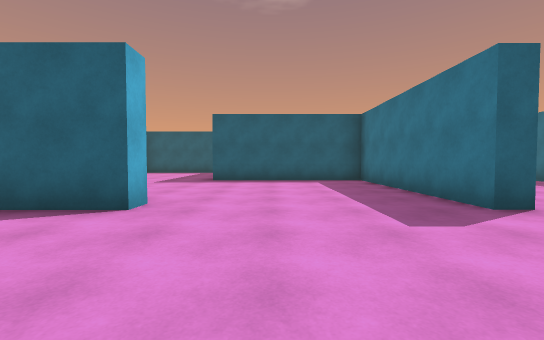
view 1 (above)

17 first-person views from a walk through a 3-D level made in the Unity game engine. The camera is 1.2 m above the floor, tilts 2° down and sees 90° across. The floor is counted in squares, 2 m on a side. Each view is taken from the middle of a square. On the plan, view 1 faces up. The plan holds only what a view shows up to about 9 squares ahead; the rest is blank. The place goes on beyond the plan. The player is left out. Surface patterns are stand-ins for the level's own textures.

view 2
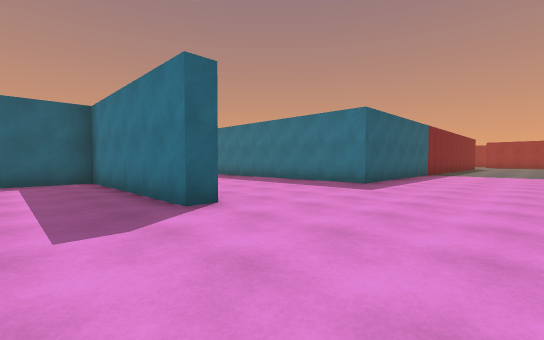

view 3
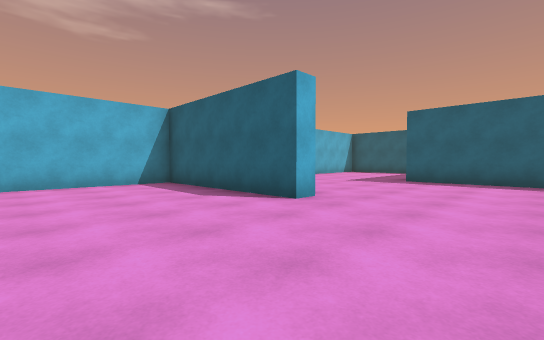

view 4
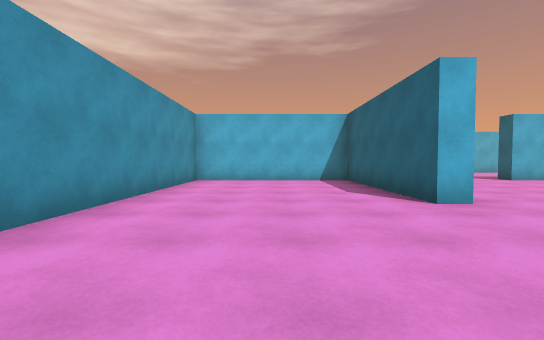

view 5
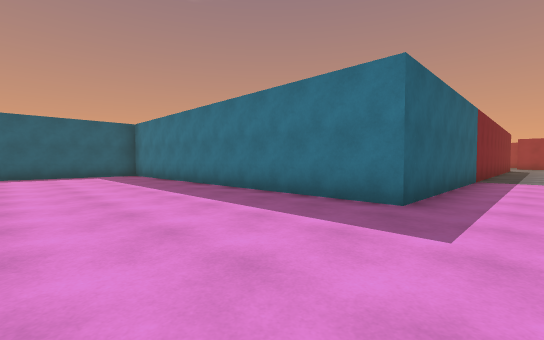

view 6
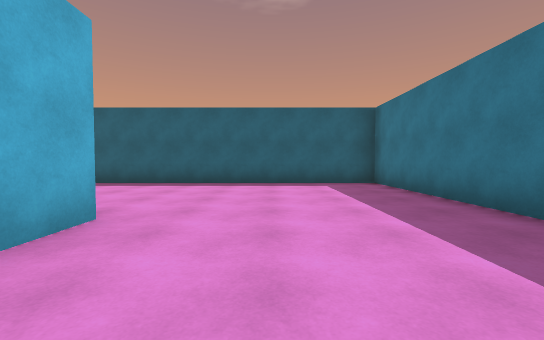

view 7
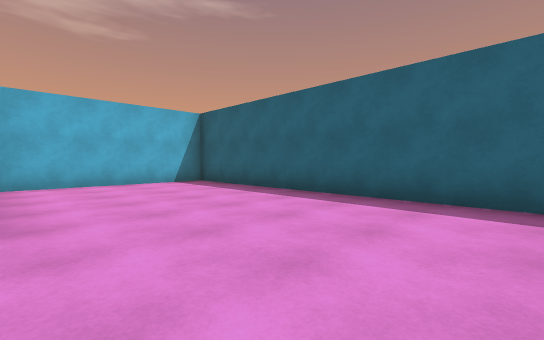

view 8
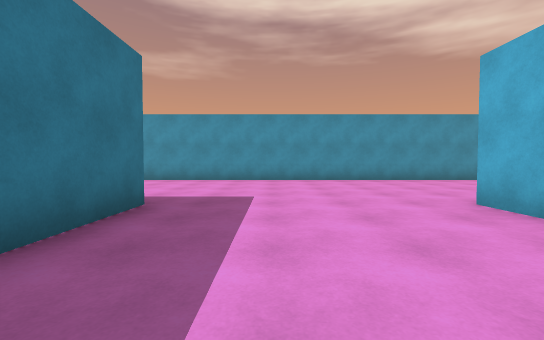

view 9
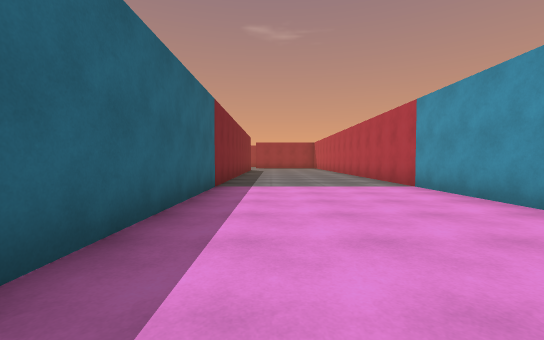

view 10
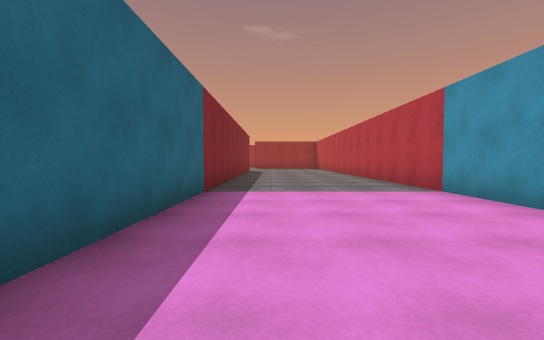

view 11
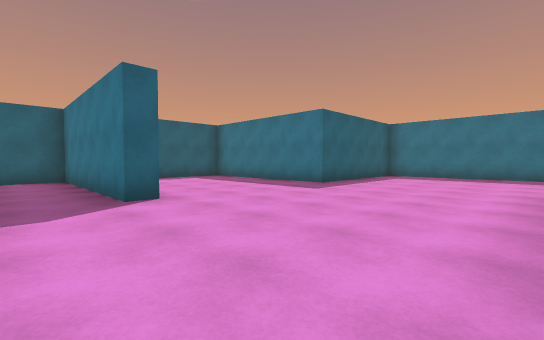

view 12
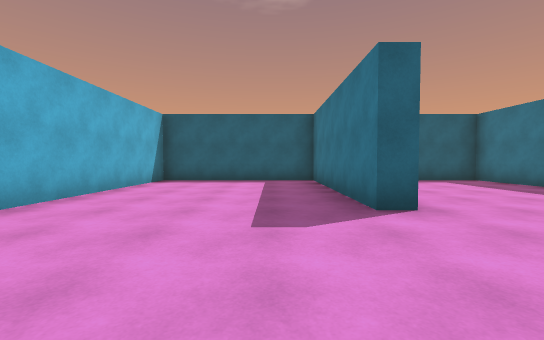

view 13
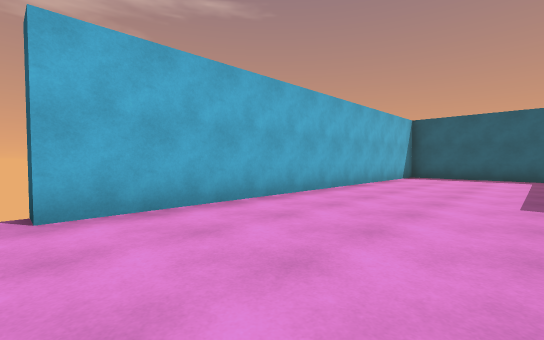

view 14
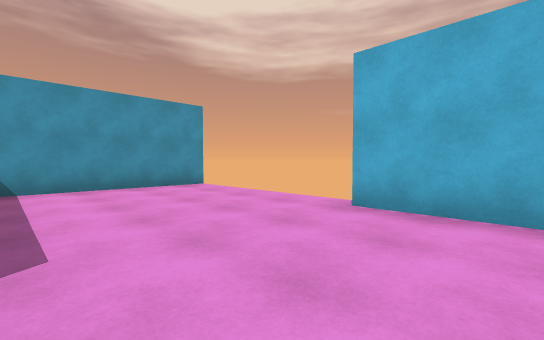

view 15
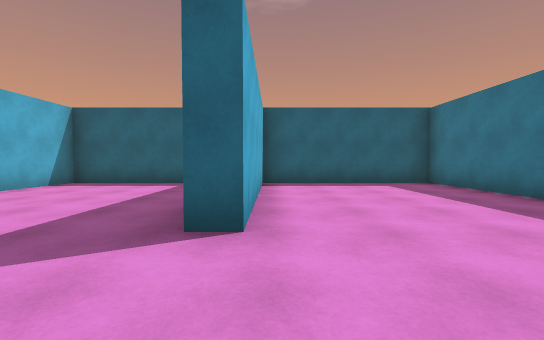

view 16
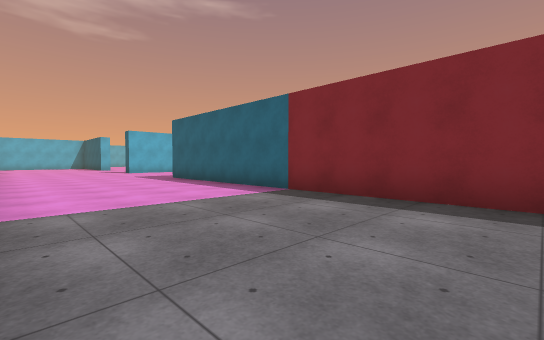

view 17
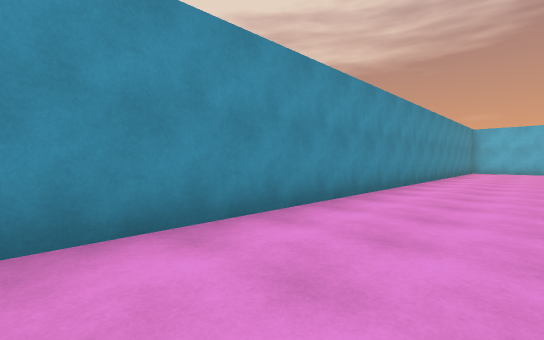

### Floor plan
Points are (right, up) in squares from view 1. A wall is a line through its corners. A room is listed if a view was taken in it or the views show most of it. See-through windows are left out.
Room 1 (views 1, 2, 3, 4, 5, 6, 7, 8, 9, 10, 11, 12, 13, 14, 15, 16, 17)
walls: (-1.7, 3.9) (-1.7, 3.3) (-6.2, 3.3) (-6.2, -1.3) (17, -1.3); (3.2, 4.2) (3.2, 3.3) (2.7, 3.3) (2.7, 8.3) (-1.8, 8.3) (-1.8, 13.3) (-6.2, 13.3); (3.2, 8.9) (3.2, 7.8); (-6.2, 12.8) (-6.2, 8.3) (-6.7, 8.3) (-6.7, 13.3) (-11.3, 13.3) (-11.3, 3.3) (-11.9, 3.3); (-11.9, -1.3) (-8, -1.3); (17.1, 3.3) (7.7, 3.3) (7.7, 13.3) (-1.3, 13.3) (-1.3, 9)

Where each view was taken, in squares from view 1:
view 1: 0 up, 0 right, facing up
view 2: 0 up, 1 right, facing up-right
view 3: 0 up, 1 right, facing up-left
view 4: 1 up, 2 right, facing left
view 5: 2 up, 4 right, facing up-right
view 6: 6 up, 5 right, facing up
view 7: 9 up, 6 right, facing up-left
view 8: 7 up, 6 right, facing down
view 9: 2 up, 7 right, facing right
view 10: 2 up, 8 right, facing right
view 11: 4 up, 8 left, facing up-right
view 12: 5 up, 8 left, facing up
view 13: 3 up, 8 left, facing up-left
view 14: 5 up, 8 left, facing down-left
view 15: 6 up, 6 left, facing up
view 16: 1 down, 17 right, facing up-left
view 17: 1 up, 9 right, facing down-left
